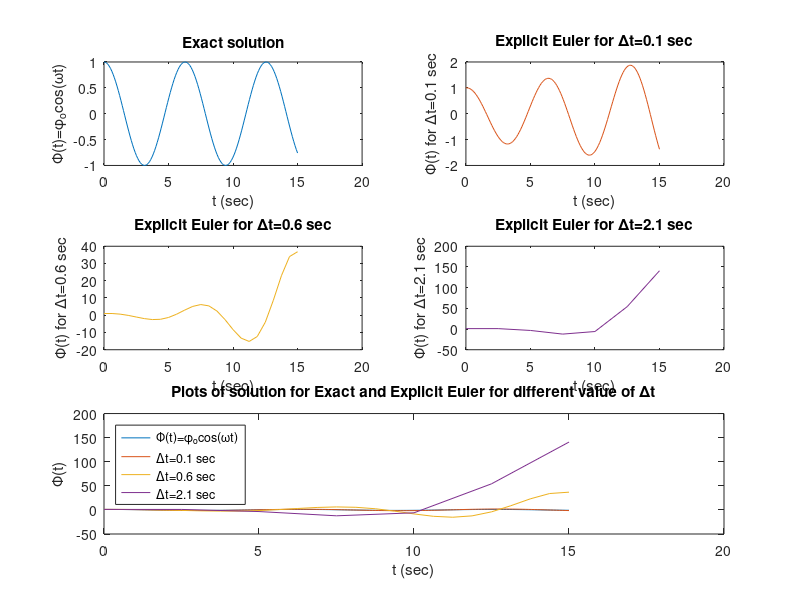

Write MATLAB code to recreate this figure.
% Rikesh Sharma 180606 

function z=explicitEuler()
    %Exact solution
    w2=1;
    w=1;
    phi0=1;
    deltat=0.1;
    tmax=15; 
    t=linspace(0,tmax,tmax/deltat);
    phi=phi0*cos(w*t);
    z0=phi;
    subplot(3,2,1);
    plot(t,z0);
    title('Exact solution');
    xlabel('t (sec)');
    ylabel('\Phi(t)=\phi_ocos(\omegat)');
    hold on
     
    % for delat t=0.1
    phi=zeros(2,1);
    phid=zeros(2,1);
    phi(1)=1;
    phid(1)=0;
    nmax=tmax/deltat;
    for n=2:nmax
        phid(n)=phid(n-1)-w2*phi(n-1)*deltat;
        phi(n)=phi(n-1)+phid(n-1)*deltat;
    end
    subplot(3,2,2);
    z1=phi;
    t=linspace(0,tmax,tmax/deltat);
    plot(t,z1,'Color',[0.8500, 0.3250, 0.0980]);
    title('Explicit Euler for \Deltat=0.1 sec');
    xlabel('t (sec)');
    ylabel('\Phi(t) for \Deltat=0.1 sec');
   
    % for delat t=0.6
    deltat=0.6;
    phi=zeros(2,1);
    phid=zeros(2,1);
    phi(1)=1;
    phid(1)=0;
    nmax=tmax/deltat;
    for n=2:nmax
        phid(n)=phid(n-1)-w2*phi(n-1)*deltat;
        phi(n)=phi(n-1)+phid(n-1)*deltat;
    end
    subplot(3,2,3);
    z2=phi;
    t=linspace(0,tmax,tmax/deltat);
    plot(t,z2,'Color',[0.9290, 0.6940, 0.1250]);
    title('Explicit Euler for \Deltat=0.6 sec');
    xlabel('t (sec)');
    ylabel('\Phi(t) for \Deltat=0.6 sec');
   
    % for delat t=2.1
    deltat=2.1;
    phi=zeros(2,1);
    phid=zeros(2,1);
    phi(1)=1;
    phid(1)=0;
    nmax=tmax/deltat;
    for n=2:nmax
        phid(n)=phid(n-1)-w2*phi(n-1)*deltat;
        phi(n)=phi(n-1)+phid(n-1)*deltat;
    end
    subplot(3,2,4);
    z3=phi;
    t=linspace(0,tmax,tmax/deltat);
    plot(t,z3,'color',[0.4940, 0.1840, 0.5560]);
    title('Explicit Euler for \Deltat=2.1 sec');
    xlabel('t (sec)');
    ylabel('\Phi(t) for \Deltat=2.1 sec');
    
    %all plots in one graph
    subplot(3,2,5:6);
    deltat1=0.1; deltat2=0.6; deltat3=2.1;
    t0=linspace(0,tmax,tmax/deltat1);
    t1=linspace(0,tmax,tmax/deltat1);
    t2=linspace(0,tmax,tmax/deltat2);
    t3=linspace(0,tmax,tmax/deltat3);
    plot(t0,z0,t1,z1,t2,z2,t3,z3);
    title('Plots of solution for Exact and Explicit Euler for different value of \Deltat');
    xlabel('t (sec)');
    ylabel('\Phi(t)');
    legend({'\Phi(t)=\phi_ocos(\omegat)','\Deltat=0.1 sec','\Deltat=0.6 sec','\Deltat=2.1 sec'},'Location','northwest');
  % z=[z1(1:20),z2(1:20),z3(1:20)];
   
end